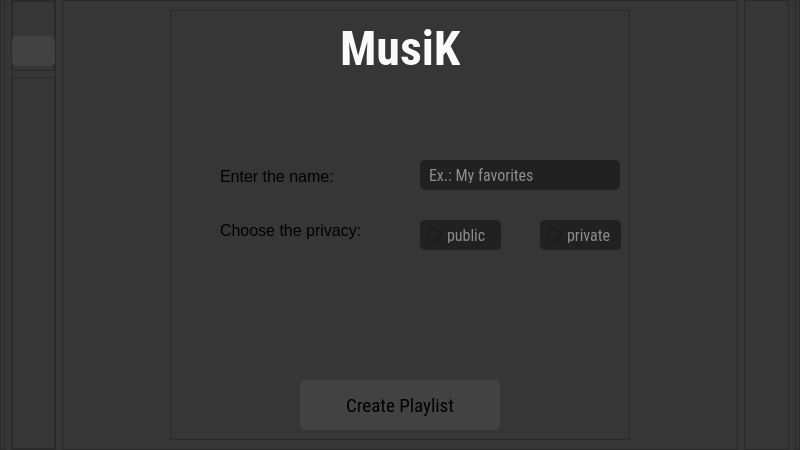
<?xml version="1.0" encoding="UTF-8"?>
<ui version="4.0">
 <class>Dialog</class>
 <widget class="QDialog" name="Dialog">
  <property name="geometry">
   <rect>
    <x>0</x>
    <y>0</y>
    <width>800</width>
    <height>450</height>
   </rect>
  </property>
  <property name="minimumSize">
   <size>
    <width>800</width>
    <height>450</height>
   </size>
  </property>
  <property name="windowTitle">
   <string>Musik</string>
  </property>
  <property name="styleSheet">
   <string notr="true">background-color: rgb(54, 54, 54);</string>
  </property>
  <layout class="QHBoxLayout" name="horizontalLayout">
   <property name="leftMargin">
    <number>0</number>
   </property>
   <property name="topMargin">
    <number>0</number>
   </property>
   <property name="rightMargin">
    <number>0</number>
   </property>
   <property name="bottomMargin">
    <number>0</number>
   </property>
   <item>
    <widget class="QFrame" name="frame">
     <property name="maximumSize">
      <size>
       <width>5</width>
       <height>16777215</height>
      </size>
     </property>
     <property name="frameShape">
      <enum>QFrame::StyledPanel</enum>
     </property>
     <property name="frameShadow">
      <enum>QFrame::Raised</enum>
     </property>
    </widget>
   </item>
   <item>
    <widget class="QFrame" name="frame_5">
     <property name="maximumSize">
      <size>
       <width>45</width>
       <height>16777215</height>
      </size>
     </property>
     <property name="frameShape">
      <enum>QFrame::StyledPanel</enum>
     </property>
     <property name="frameShadow">
      <enum>QFrame::Raised</enum>
     </property>
     <layout class="QVBoxLayout" name="verticalLayout">
      <property name="leftMargin">
       <number>0</number>
      </property>
      <property name="topMargin">
       <number>0</number>
      </property>
      <property name="rightMargin">
       <number>0</number>
      </property>
      <property name="bottomMargin">
       <number>0</number>
      </property>
      <item>
       <widget class="QFrame" name="frame_7">
        <property name="maximumSize">
         <size>
          <width>45</width>
          <height>70</height>
         </size>
        </property>
        <property name="frameShape">
         <enum>QFrame::StyledPanel</enum>
        </property>
        <property name="frameShadow">
         <enum>QFrame::Raised</enum>
        </property>
        <widget class="QPushButton" name="back">
         <property name="geometry">
          <rect>
           <x>0</x>
           <y>35</y>
           <width>43</width>
           <height>30</height>
          </rect>
         </property>
         <property name="styleSheet">
          <string notr="true">background-image: url(&quot;:/newPrefix/back.png&quot;);
background-repeat: no-repeat;
background-position: center;
border-radius:5px;
background-color: rgb(66, 66, 66);</string>
         </property>
         <property name="text">
          <string/>
         </property>
        </widget>
       </widget>
      </item>
      <item>
       <widget class="QFrame" name="frame_8">
        <property name="frameShape">
         <enum>QFrame::StyledPanel</enum>
        </property>
        <property name="frameShadow">
         <enum>QFrame::Raised</enum>
        </property>
       </widget>
      </item>
     </layout>
    </widget>
   </item>
   <item>
    <widget class="QFrame" name="frame_2">
     <property name="frameShape">
      <enum>QFrame::StyledPanel</enum>
     </property>
     <property name="frameShadow">
      <enum>QFrame::Raised</enum>
     </property>
     <layout class="QHBoxLayout" name="horizontalLayout_2">
      <item>
       <widget class="QFrame" name="frame_4">
        <property name="maximumSize">
         <size>
          <width>460</width>
          <height>460</height>
         </size>
        </property>
        <property name="styleSheet">
         <string notr="true">background-color: rgb(54, 54, 54);</string>
        </property>
        <property name="frameShape">
         <enum>QFrame::StyledPanel</enum>
        </property>
        <property name="frameShadow">
         <enum>QFrame::Raised</enum>
        </property>
        <widget class="QLineEdit" name="playlistName">
         <property name="geometry">
          <rect>
           <x>250</x>
           <y>150</y>
           <width>200</width>
           <height>30</height>
          </rect>
         </property>
         <property name="font">
          <font>
           <family>Roboto Condensed</family>
           <pointsize>12</pointsize>
          </font>
         </property>
         <property name="styleSheet">
          <string notr="true">
QLineEdit{
  border:2px solid rgb(33, 33, 33);
  border-radius:5px;
  padding:5px;
 background-color: rgb(33, 33, 33);
  color:rgb(250, 250, 250);
}
QLineEdit:focus{
  border:2px solid rgb(250,250,250);
}</string>
         </property>
         <property name="inputMask">
          <string/>
         </property>
         <property name="placeholderText">
          <string>Ex.: My favorites</string>
         </property>
        </widget>
        <widget class="QLabel" name="label_2">
         <property name="geometry">
          <rect>
           <x>170</x>
           <y>10</y>
           <width>120</width>
           <height>58</height>
          </rect>
         </property>
         <property name="font">
          <font>
           <family>Roboto Condensed</family>
           <pointsize>60</pointsize>
           <weight>75</weight>
           <bold>true</bold>
          </font>
         </property>
         <property name="text">
          <string>&lt;html&gt;&lt;head/&gt;&lt;body&gt;&lt;p&gt;&lt;span style=&quot; font-size:36pt; color:#fafafa;&quot;&gt;MusiK&lt;/span&gt;&lt;/p&gt;&lt;/body&gt;&lt;/html&gt;</string>
         </property>
        </widget>
        <widget class="QPushButton" name="createPlaylist">
         <property name="geometry">
          <rect>
           <x>130</x>
           <y>370</y>
           <width>200</width>
           <height>50</height>
          </rect>
         </property>
         <property name="font">
          <font>
           <family>Roboto Condensed</family>
           <pointsize>14</pointsize>
          </font>
         </property>
         <property name="styleSheet">
          <string notr="true">QPushButton{
border-radius:5px;
background-color: rgb(66, 66, 66);
}
QPushButton:pressed{
background-color:rgb(33, 33, 33);
color:rgb(250, 250, 250);
}</string>
         </property>
         <property name="text">
          <string>Create Playlist</string>
         </property>
        </widget>
        <widget class="QLabel" name="label_3">
         <property name="geometry">
          <rect>
           <x>50</x>
           <y>156</y>
           <width>121</width>
           <height>21</height>
          </rect>
         </property>
         <property name="font">
          <font>
           <pointsize>6</pointsize>
          </font>
         </property>
         <property name="text">
          <string>&lt;html&gt;&lt;head/&gt;&lt;body&gt;&lt;p&gt;&lt;span style=&quot; font-size:12pt;&quot;&gt;Enter the name:&lt;/span&gt;&lt;/p&gt;&lt;/body&gt;&lt;/html&gt;</string>
         </property>
        </widget>
        <widget class="QLabel" name="label_6">
         <property name="geometry">
          <rect>
           <x>50</x>
           <y>210</y>
           <width>151</width>
           <height>21</height>
          </rect>
         </property>
         <property name="font">
          <font>
           <pointsize>6</pointsize>
          </font>
         </property>
         <property name="text">
          <string>&lt;html&gt;&lt;head/&gt;&lt;body&gt;&lt;p&gt;&lt;span style=&quot; font-size:12pt;&quot;&gt;Choose the privacy:&lt;/span&gt;&lt;/p&gt;&lt;/body&gt;&lt;/html&gt;</string>
         </property>
        </widget>
        <widget class="QLabel" name="error">
         <property name="geometry">
          <rect>
           <x>120</x>
           <y>350</y>
           <width>201</width>
           <height>16</height>
          </rect>
         </property>
         <property name="styleSheet">
          <string notr="true">color: rgb(213, 0, 0);</string>
         </property>
         <property name="text">
          <string/>
         </property>
        </widget>
        <widget class="QRadioButton" name="public_2">
         <property name="geometry">
          <rect>
           <x>250</x>
           <y>210</y>
           <width>81</width>
           <height>30</height>
          </rect>
         </property>
         <property name="font">
          <font>
           <family>Roboto Condensed</family>
           <pointsize>12</pointsize>
          </font>
         </property>
         <property name="styleSheet">
          <string notr="true">border:2px solid rgb(33, 33, 33);
  border-radius:5px;
  padding:5px;
 background-color: rgb(33, 33, 33);
  color:rgb(141, 141, 141);</string>
         </property>
         <property name="text">
          <string>public</string>
         </property>
        </widget>
        <widget class="QRadioButton" name="private_2">
         <property name="geometry">
          <rect>
           <x>370</x>
           <y>210</y>
           <width>81</width>
           <height>30</height>
          </rect>
         </property>
         <property name="font">
          <font>
           <family>Roboto Condensed</family>
           <pointsize>12</pointsize>
          </font>
         </property>
         <property name="styleSheet">
          <string notr="true">border:2px solid rgb(33, 33, 33);
  border-radius:5px;
  padding:5px;
 background-color: rgb(33, 33, 33);
  color:rgb(141, 141, 141);</string>
         </property>
         <property name="text">
          <string>private</string>
         </property>
        </widget>
       </widget>
      </item>
     </layout>
    </widget>
   </item>
   <item>
    <widget class="QFrame" name="frame_6">
     <property name="maximumSize">
      <size>
       <width>45</width>
       <height>16777215</height>
      </size>
     </property>
     <property name="frameShape">
      <enum>QFrame::StyledPanel</enum>
     </property>
     <property name="frameShadow">
      <enum>QFrame::Raised</enum>
     </property>
    </widget>
   </item>
   <item>
    <widget class="QFrame" name="frame_3">
     <property name="maximumSize">
      <size>
       <width>5</width>
       <height>16777215</height>
      </size>
     </property>
     <property name="frameShape">
      <enum>QFrame::StyledPanel</enum>
     </property>
     <property name="frameShadow">
      <enum>QFrame::Raised</enum>
     </property>
    </widget>
   </item>
  </layout>
 </widget>
 <resources/>
 <connections/>
</ui>
